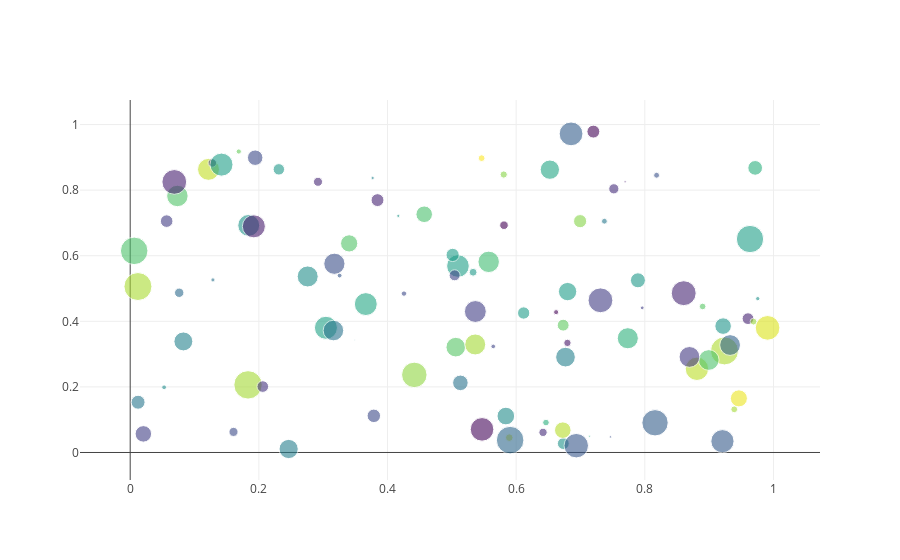

The notebook cell saved with this chart:
### Code cell
fig = go.Figure()

fig.add_scatter(x=x,
                y=y,
                mode='markers',
                hovertext=ids,
                marker={'size': sz,
                        'color': colors,
                        'opacity': 0.6,
                        'colorscale': 'Viridis'})

iplot(fig)
